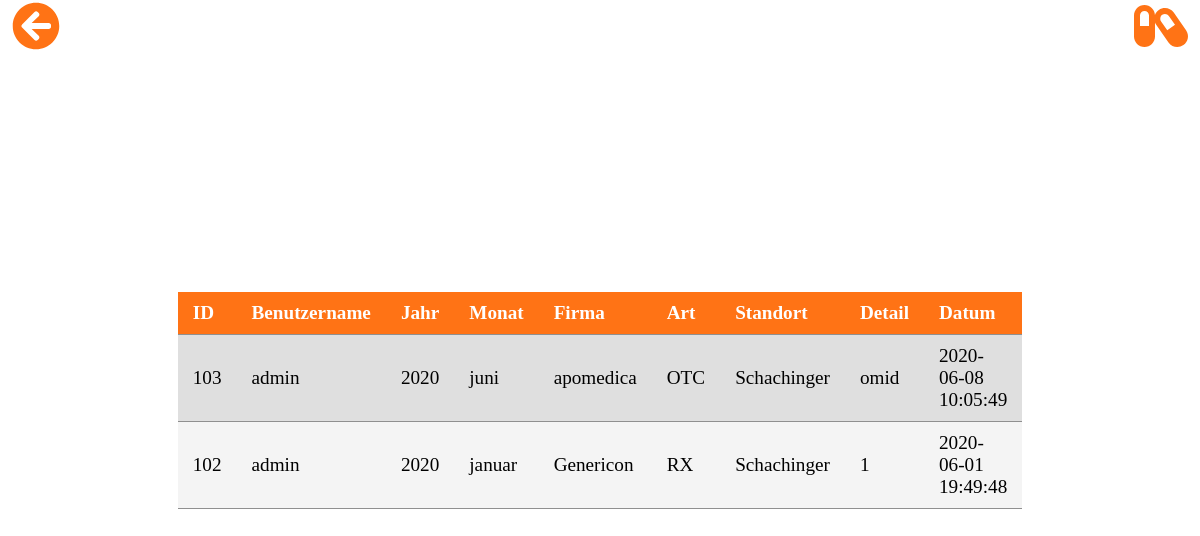
The page /app/seeall_page.php (signed in) on the database its author committed.
### tables this page shows
CREATE TABLE `buy` (
  `id` int(11) NOT NULL,
  `username` varchar(255) NOT NULL,
  `years` varchar(255) NOT NULL,
  `months` varchar(255) NOT NULL,
  `company` varchar(255) NOT NULL,
  `arts` varchar(255) NOT NULL,
  `sendto` varchar(255) NOT NULL,
  `detail` varchar(255) NOT NULL,
  `ourfilename` varchar(255) NOT NULL,
  `ourfilepath` varchar(255) NOT NULL,
  `ourstatus` varchar(255) NOT NULL DEFAULT 'start',
  `lastedit` timestamp NOT NULL DEFAULT current_timestamp()
);

### classes/setquery.class.php (called while the page is built, shortened)
<?php
class SetQuery extends DatabaseConnect {
    protected function readAllbuy() {
        $sql = "SELECT id, username, years, months, company, arts, sendto, detail, lastedit FROM buy ORDER BY lastedit DESC";
        try {
            $conn = $this->connect();
            $stmt = $conn->query($sql);
            $result = $stmt->fetchAll();
            return $result;
        } catch(Exception $err) {
            $message = $err->getMessage();
            header("Location: $app_path/app/error_page.php?message=$message");
        }
    }
}

### classes/seeall.class.php (the view)
<?php
    class SeeAll extends SetQuery {
        public function allBuy() {
            $allInfo = $this->readAllbuy();
            for($i=0; $i<count($allInfo); $i++) {
                echo "<tr>";
                foreach($allInfo[$i] as $key => $value) {
                    echo '<td>'. $value . '</td>';
                }
                echo "</tr>";
            }
        }
    }

### app/seeall_page.php (shortened to what this page needs)
<?php
$allobject = new SeeAll;
?>
<!DOCTYPE html>
<html lang="en">
<head>
    <link href="../style/fontawesome/css/all.css" rel="stylesheet">
    <link rel="stylesheet" href="../style/css/seeall_page.css" />
    <link rel="stylesheet" href="../style/css/fonts.css" />
</head>
<body>
    <header>
        <span id="pill-icon"><i class="fas fa-capsules"></i></span>
        <span id="back-icon"><a href="home_page.php"><i class="fas fa-arrow-circle-left"></i></a></span>
    </header>
    <main>
        <section class="flex container">
            <table class="main-table">
                <tr>
                    <th>ID</th>
                    <th>Benutzername</th>
                    <th>Jahr</th>
                    <th>Monat</th>
                    <th>Firma</th>
                    <th>Art</th>
                    <th>Standort</th>
                    <th>Detail</th>
                    <th>Datum</th>
                </tr>
                <?php $allobject->allBuy(); ?>
            </table>
        </section>
    </main>
</body>
</html>

### style/css/seeall_page.css (style rules this page uses)
* { margin: 0; padding: 0; box-sizing: border-box; font-family: 'Baloo Paaji 2', cursive; }
body { background-color: #ffffff; }
.flex { display: flex; justify-content: center; align-items: center; }
.container { height: 100vh; width: 100vw; }
#pill-icon { font-size: 48px; color: #ff7315; position: fixed; top: 8; right: 12px; }
#back-icon { font-size: 48px; color: #ff7315; position: fixed; top: 8; left: 12px; }
a { color: #ff7315; }
table { font-size: 1.2rem; border-collapse: collapse; background-color: #f4f4f4; padding: 20px 20px; width: 70%; text-align: left; }
th, td { border-bottom: 1px solid rgb(143, 143, 143); }
th { padding: 10px 15px; background-color: #ff7315; color: white; }
td { padding: 10px 15px; }
tr:nth-child(even) { background-color: #dfdfdf; }

### rows shown on the page
buy: id "103", username "admin", years "2020", months "juni", company "apomedica", arts "OTC", sendto "Schachinger", detail "omid", lastedit "2020-06-08 10:05:49"
buy: id "102", username "admin", years "2020", months "januar", company "Genericon", arts "RX", sendto "Schachinger", detail "1", lastedit "2020-06-01 19:49:48"
